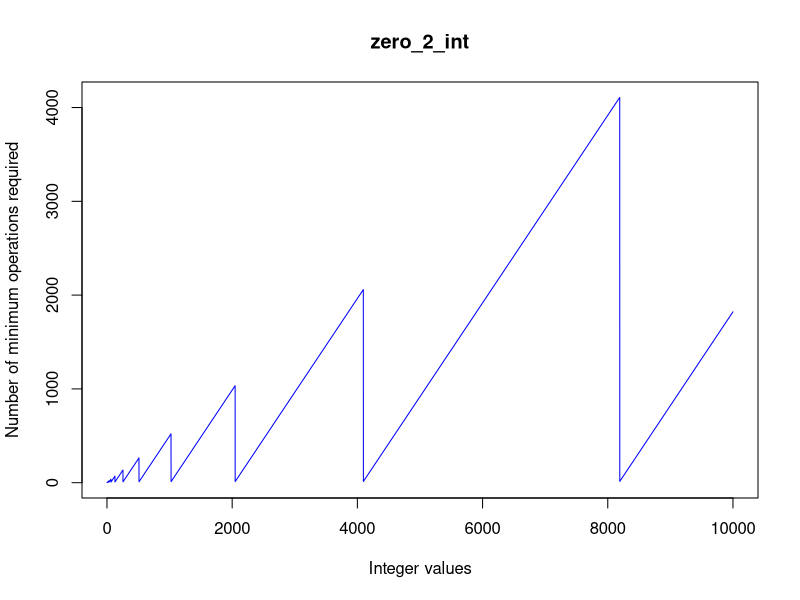
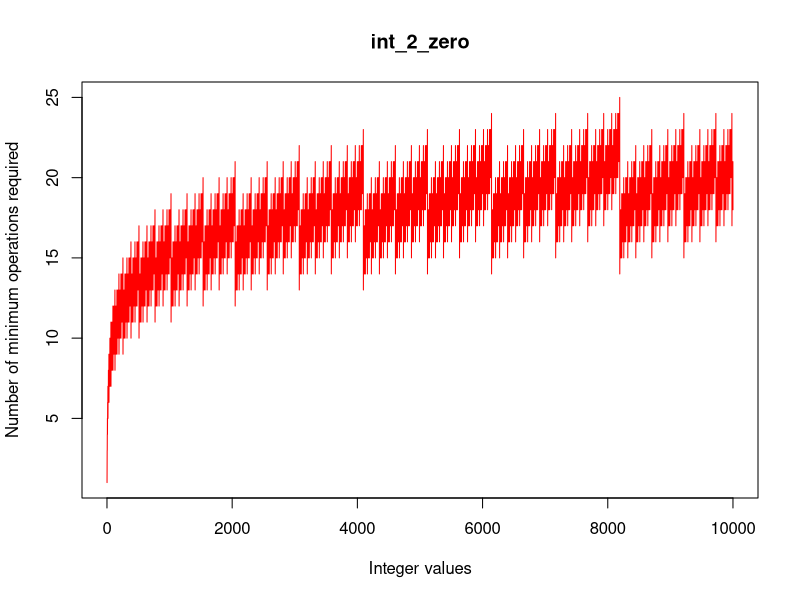
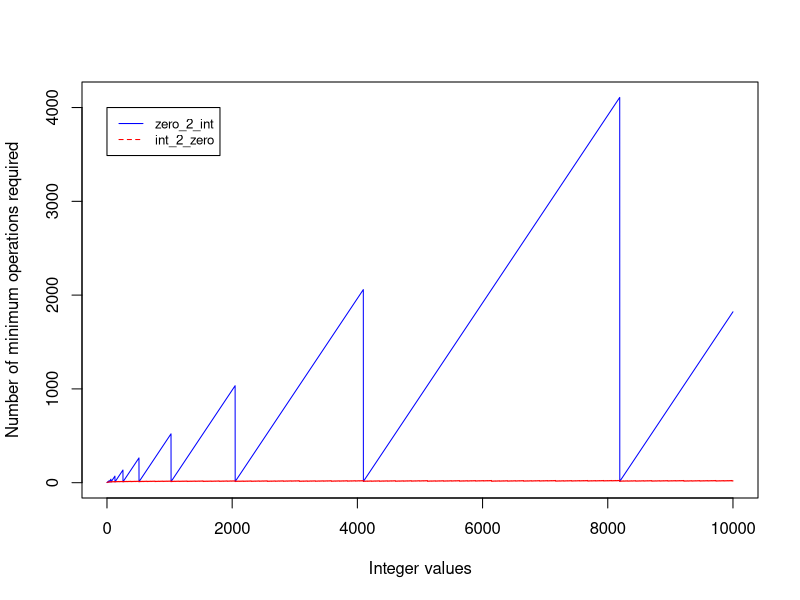

These charts were generated, in order, by the following R code:
##06/04/2019
##Function returning minimum number of operations to get from zero to any integer using only two operations:
#x+1 and x*2

#requires integer input
zero_2_int <- function(x) {
  count = 0 #initialise counter for operations.
  m = 0
  #if x is zero, print the count immediately
  if (x == 0) {
    return(count)
  }
  else {
    count = 1
    m = 1 #first operation for a non-zero integer is always 0+1
    while (m != x) {
      if (m*2 <= x) {
        m = m*2
        count = count+1
      }
      else if (m*2 > x & m+1 <= x) {
        m = m+1
        count = count+1
      }
    }
    #print final number of minimum operations
    return(count)
  }
}

#the function works as expected
zero_2_int(2) #2
zero_2_int(3) #3

#but...at larger numbers, the number of operations requires becomes unrealistic
zero_2_int(1370) #357

#if you start from the non-zero integer and work backwards, you can clearly see that less than 357 operations are needed to get to zero
#going backward is faster than going forward
int_2_zero <- function(x) {
  count = 0 
  m = x
  if (x == 0) {
    #print(paste("Minimum number of operations to get from zero to",x,"is",count,collapse=" "))
    return(count)
  }
  else {
    #N.B. no need to change count to 1 because we are now starting from the final integer.
    m = x #now start from x instead of zero
    while (m != 0) {
      if (m%%2 == 1) {
        m = m-1
        count = count + 1
      }
      else {
        m = m/2
        count = count+1
      }
    }
    return(count)
  }
}
int_2_zero(1370) #16 operations are required now instead of 357!

#at low integer values, both functions require the same number of operations to reach the final integer or zero. At what integer does int_2_zero start overtaking zero_2_int?
#generate two lists, each with function values of up to 10,000
input_list <- c(1:10000)
list1 <- sapply(input_list,FUN=zero_2_int)
list2 <- sapply(input_list,FUN=int_2_zero) #this runs a lot faster than the first, showing how much more efficient working backwards is
plot(x=input_list,y=list1,type="l",xlab="Integer values",ylab="Number of minimum operations required",main="zero_2_int",col="blue") #plotting the forward algorithm
plot(x=input_list,y=list2,type="l",xlab="Integer values",ylab="Number of minimum operations required",main="int_2_zero",col="red")  #plotting the backwards algorithm

#plotting the two algorithms on the same graph
plot(x=input_list,y=list1,type="l",xlab="Integer values",ylab="Number of minimum operations required",col="blue") 
lines(x=input_list,y=list2,type="l",col="red")
legend(0,4000, legend=c("zero_2_int", "int_2_zero"),
       col=c("blue", "red"), lty=1:2, cex=0.8)